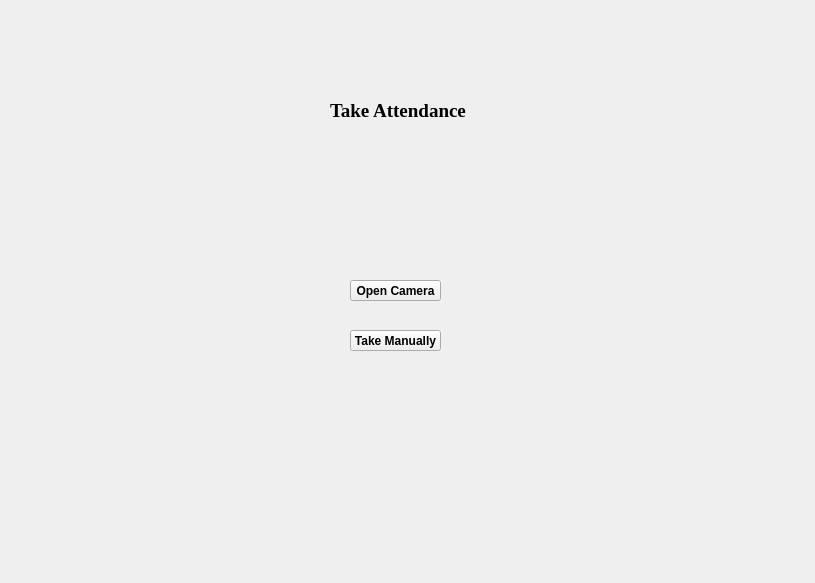
<?xml version="1.0" encoding="UTF-8"?>
<ui version="4.0">
 <class>Attendance</class>
 <widget class="QWidget" name="Attendance">
  <property name="windowModality">
   <enum>Qt::WindowModal</enum>
  </property>
  <property name="geometry">
   <rect>
    <x>0</x>
    <y>0</y>
    <width>815</width>
    <height>583</height>
   </rect>
  </property>
  <property name="windowTitle">
   <string>Attendance</string>
  </property>
  <widget class="QLabel" name="logo">
   <property name="geometry">
    <rect>
     <x>350</x>
     <y>170</y>
     <width>91</width>
     <height>71</height>
    </rect>
   </property>
   <property name="text">
    <string/>
   </property>
  </widget>
  <widget class="QLabel" name="Heading">
   <property name="geometry">
    <rect>
     <x>330</x>
     <y>90</y>
     <width>141</width>
     <height>41</height>
    </rect>
   </property>
   <property name="font">
    <font>
     <family>Times New Roman</family>
     <pointsize>14</pointsize>
     <weight>75</weight>
     <bold>true</bold>
    </font>
   </property>
   <property name="text">
    <string>Take Attendance</string>
   </property>
  </widget>
  <widget class="QPushButton" name="OpenCam">
   <property name="geometry">
    <rect>
     <x>350</x>
     <y>280</y>
     <width>91</width>
     <height>21</height>
    </rect>
   </property>
   <property name="font">
    <font>
     <weight>75</weight>
     <bold>true</bold>
    </font>
   </property>
   <property name="text">
    <string>Open Camera</string>
   </property>
  </widget>
  <widget class="QPushButton" name="TakeManual">
   <property name="geometry">
    <rect>
     <x>350</x>
     <y>330</y>
     <width>91</width>
     <height>21</height>
    </rect>
   </property>
   <property name="font">
    <font>
     <family>MS Shell Dlg 2</family>
     <weight>75</weight>
     <bold>true</bold>
    </font>
   </property>
   <property name="text">
    <string>Take Manually</string>
   </property>
  </widget>
 </widget>
 <resources/>
 <connections/>
</ui>
